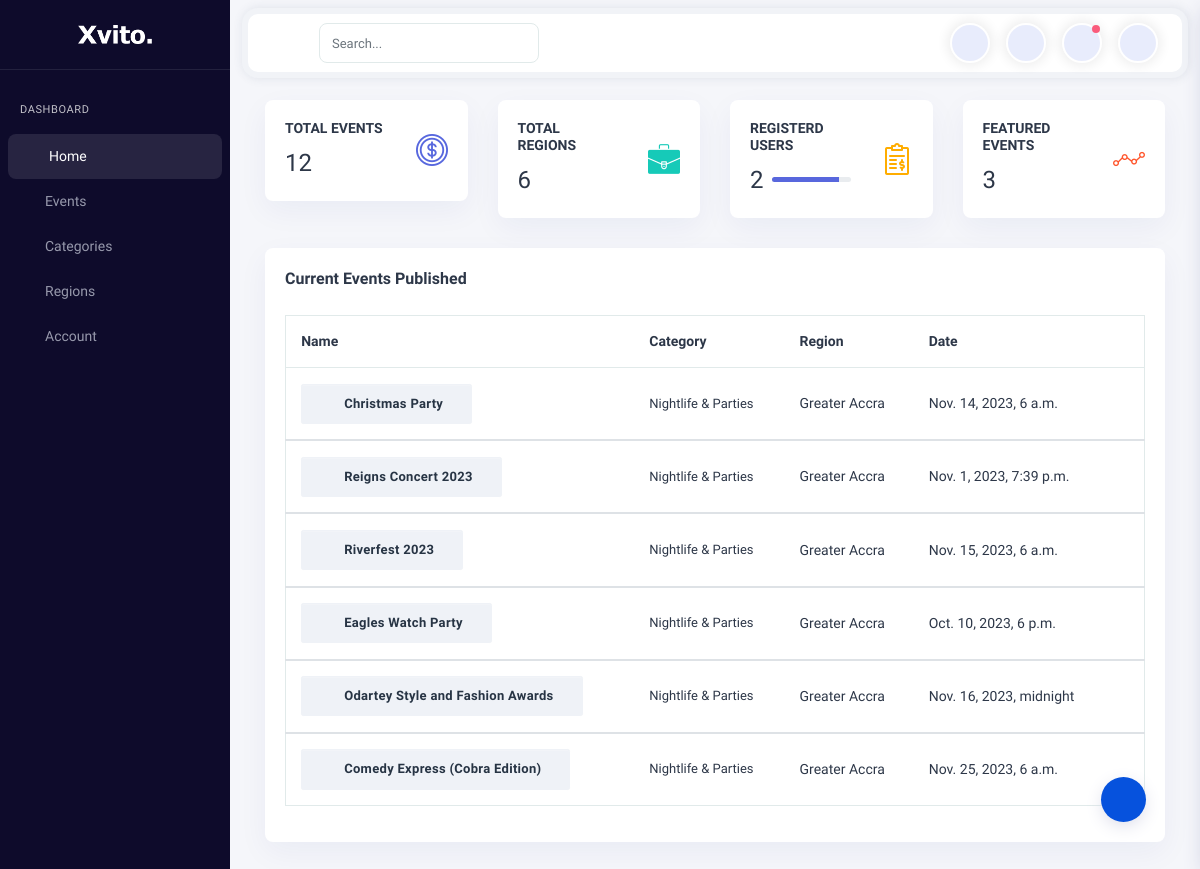
/events_backend/events/, run on an earlier commit of the app's database.
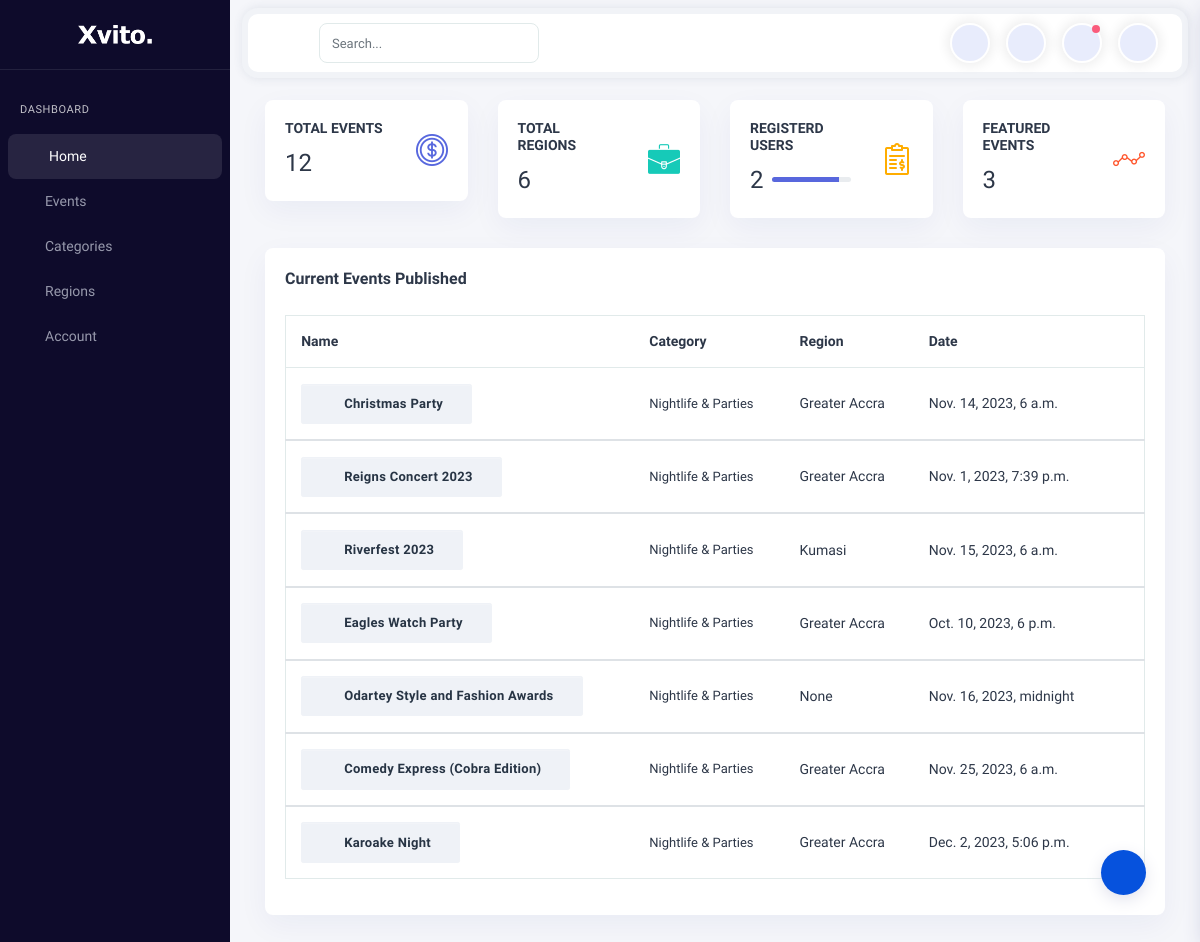
And on a later commit of the database.
### events_app/models.py (models this page shows, shortened)
class Event(models.Model):
    STATUS_CHOICES = (
        ('draft', 'Draft'),
        ('published', 'Published'),
        ('canceled', 'Canceled'),
        ('featured', 'featured'),
    )
    title = models.CharField(max_length=200)
    description = models.TextField()
    location = models.CharField(max_length=200)
    date = models.DateTimeField()
    registration_required = models.BooleanField(default=False)
    registration_link = models.URLField(blank=True, null=True)
    category = models.ForeignKey(EventCategory, on_delete=models.SET_NULL, null=True)
    Region = models.ForeignKey(EventRegion, on_delete=models.SET_NULL, null=True)
    image = models.ImageField(upload_to='event_images/', null=True, blank=True)
    status = models.CharField(max_length=10, choices=STATUS_CHOICES, default='draft')

class EventCategory(models.Model):
    name = models.CharField(max_length=100)
    def __str__(self):
        return self.name

class EventRegion(models.Model):
    name = models.CharField(max_length=100)
    def __str__(self):
        return self.name

### events_backend/views.py (the view)
# urls.py: path('events/', EventListView.as_view(), name='event-list'),
class EventListView(ListView):
    model = Event
    template_name = 'events_backend/dashboard.html'
    context_object_name = 'events'
    paginate_by = 10

### events_backend/templates/events_backend/dashboard.html (shortened to what the changed rows need)
{% extends 'events_backend/backend_base.html' %}
{% load static %}
{% block content%}
<div class="main-panel">
    <div class="content-wrapper">
        <div class="container-fluid">
            <div class="row">
                <div class="col-12 box-margin">
                    <div class="card">
                        <div class="card-body">
                            <div class="table-responsive">
                                <table class="table table-nowrap">
                                    <thead>
                                        <tr>
                                            <th>Name</th>
                                            <th>Category</th>
                                            <th>Region</th>
                                            <th>Date</th>
                                            <th></th>
                                        </tr>
                                    </thead>
                                    {% for event in events %}
                                    <tbody>
                                        <tr>
                                            <th scope="row">
                                                <button type="button"
                                                    class="btn btn-sm btn-secondary btn-icon rounded-pill">
                                                    <span class="btn-inner--icon"><i
                                                            class="fa fa-book"></i></span>
                                                    <span class="btn-inner--text">{{ event.title }}</span>
                                                </button>
                                            </th>
                                            <td class="order">
                                                <span class="d-block font-13">{{ event.category }}</span>
                                            </td>
                                            <td>
                                                <span class="client">{{ event.Region }}</span>
                                            </td>
                                            <td>{{ event.date }}</td>
                                            {% endfor %}
                                        </tr>
                                    </tbody>
                                </table>
                            </div>
                        </div>
                    </div>
                </div>
            </div>
        </div>
    </div>
{% endblock %}

What changed in the data, as far as the page shows it:
changed Event: Region "Greater Accra" → "Kumasi"
changed Event "Odartey Style and Fashion Awards": Region "Greater Accra" → "None"
added Event: title "Karoake Night", category "Nightlife & Parties", Region "Greater Accra", date "Dec. 2, 2023, 5:06 p.m."
